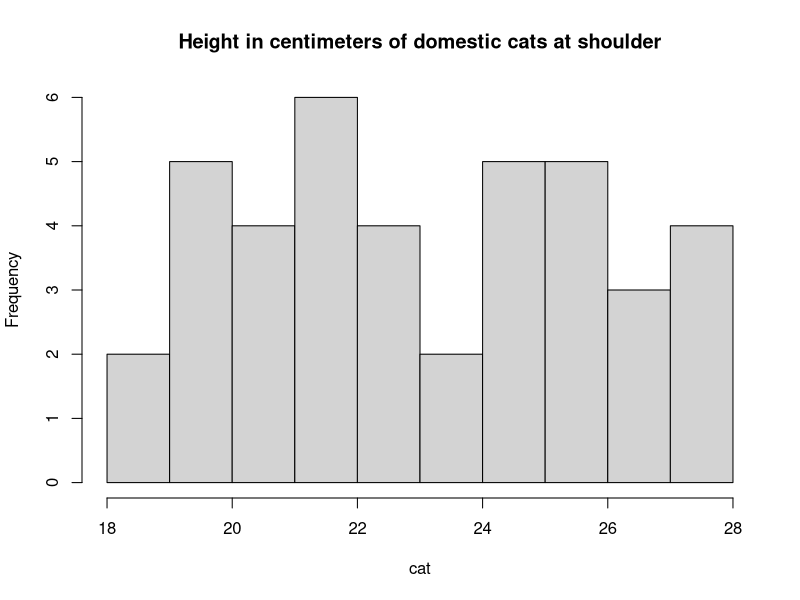
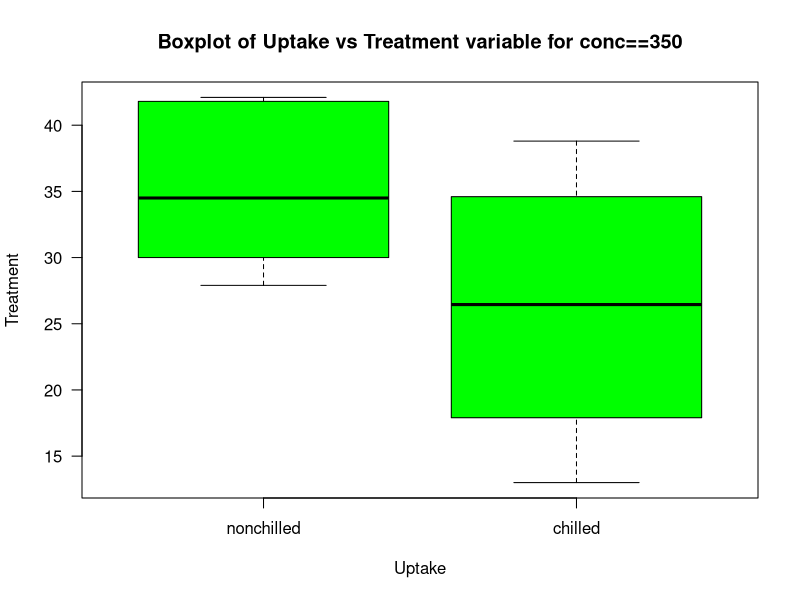
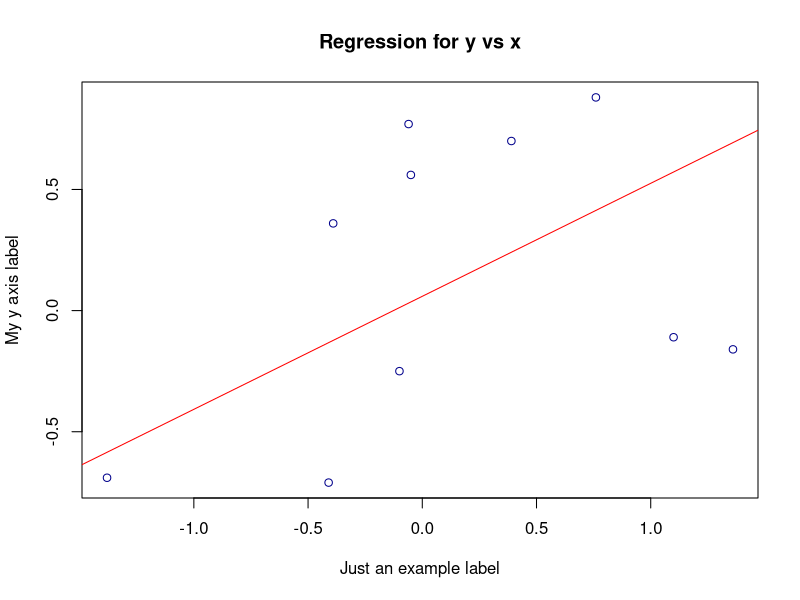

The R source for these figures, in order:
## Save working directory as MAXWELL-ANSAH.R ####
setwd("~/my R_projects/Bootcamp Assessment")
## HEADER ####
## MAXWELL ANSAH
## E-MAIL: MANSAH21@YAHOO.COM
## BOOTCAMP ASSESSMENT
## 2022-08-12 ####
## QUESTIONS ####
## Question 2, < create a data frame with headings mymat, dog and cat>
mymat <- as.factor(c("female", "male"))
dog <- c(32, 28)
cat <- c(28, 42)
data.frame(mymat,dog,cat)
## Question 3, < make a good histogram describing the height in centimeters of domestic cats at the shoulder>
cat <- c(20.7,21.7,23.7,27.1,20.0,27.0,27.4,24.6,24.3,18.6,20.1,19.8,24.9,21.8,25.7,23.0,25.2,27.9,21.8,25.8,27.3,20.1,24.5,19.3,20.7,21.9,18.1,21.8,26.7,21.4,22.8,24.0,22.9,19.9,26.3,24.7,25.9,19.1,25.2,22.1)
hist(cat, main = "Height in centimeters of domestic cats at shoulder") # Frequency
## Question 4, < perform a Shapiro test to decide whether the cat data adhere to a Guassian distritribution >
shapiro.test(cat) # where cat: is the numeric data values of the height in centimeters of cats at shoulder
## From the statistical results obtained from the Shapiro test, it would be observed that the p-value is 0.1345 which is greater than 0.05, we can assume that the sample data comes from a population that is normally distributed.
## Question 5, < to examine the 'CO2' data frame>
data(CO2)
help(CO2)
head(CO2)
CO2[CO2$conc == 350, ] # Selects all the columns of the Data frame for the rows where conc is equivalent to 350
which(CO2$conc == 350)
my_selection <- which(CO2$conc == 350) # Assign selection to a new dataframe, my_selection
my_selection # check output
CO2[my_selection, ] # Print out new dataframe based on conc==350
my_select <- CO2[my_selection, ] # store selection in new dataframe
my_select # check output
## Create a boxplot showing uptake vs treatment variable
my_uptake <- my_select$uptake
my_uptake # check output of uptake variable
my_treatment <- as.factor(my_select$Treatment)
my_treatment # Check output of treatment options
boxplot(my_uptake ~ my_treatment, 
        main="Boxplot of Uptake vs Treatment variable for conc==350", 
        xlab="Uptake", ylab="Treatment", col="green", las=1)

## Question 6, < Given the set of data below
y <- c(1.36,-0.10,0.39,-0.05,-1.38,-0.41,-0.39,-0.06,1.10,0.76) # y input
x <- c(-0.16,-0.25,0.70,0.56,-0.69,-0.71,0.36,0.77,-0.11,0.88) # x input
df <- data.frame(y,x) # create a dataframe
df[ , ] # check dataframe
plot(df$y, df$x, main="Regression for y vs x", col=I("darkblue"), xlab = "Just an example label",
     ylab="My y axis label") # make a scatter plot
abline(lm(y ~ x, data = df),col="red",stat_regline_equation(label.x=0.3, label.y=0.4)) # create a regression line
## library(ggplot)
## library(ggpubr)
## Question 7, < Residual regression
model<- lm(y ~ x, data=df) # a simple regression model without any weight
model # model output
resid(model) # check residuals
summary(model)
## Interpretation of summary of regression model

## Question 9 < ("Perform 1-way Analysis of variance to evaluate the overall effect of insect spray type from insectsprays data frame")
data(InsectSprays)
head(InsectSprays)
help(InsectSprays)
my_data <- InsectSprays[ , ]
my_data
levels(my_data$spray)
